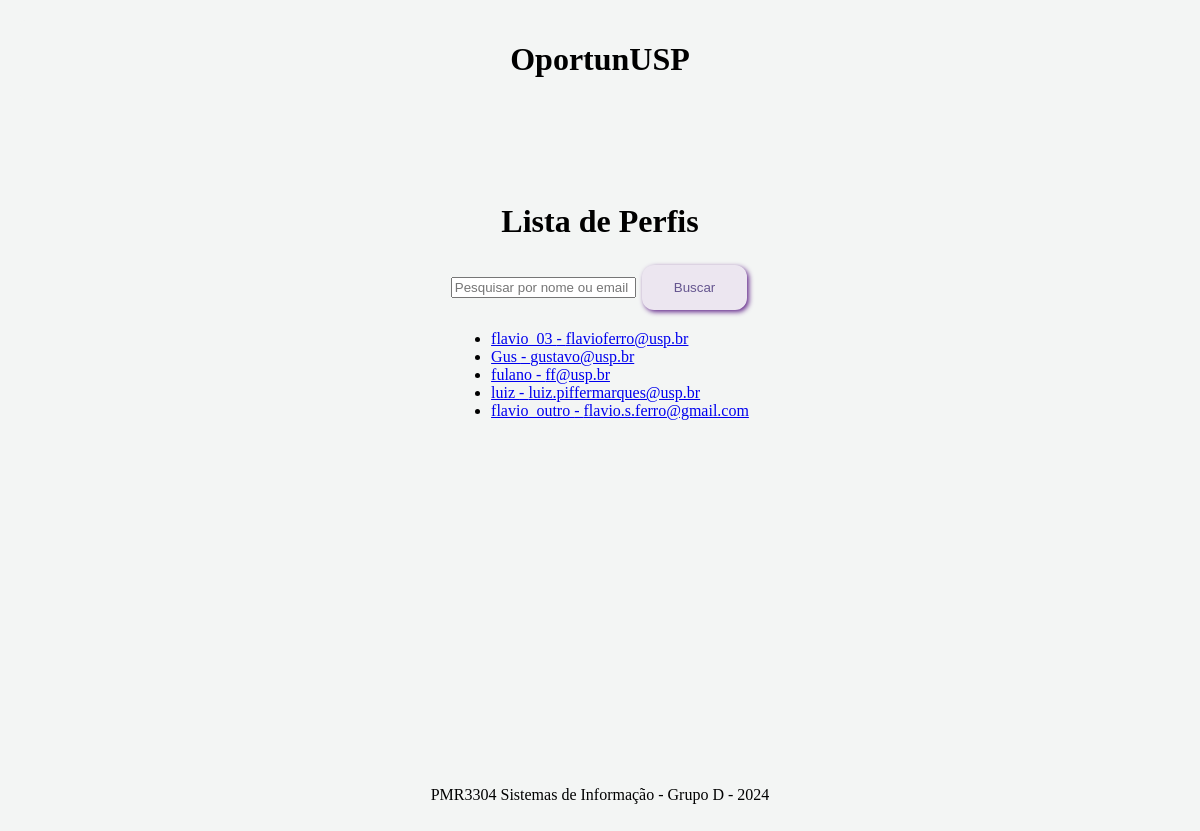
/oportunidades/profiles/, run on the app's committed database.
### oportunidades/models.py (models this page shows, shortened)
class Profile(models.Model):
    user = models.OneToOneField(User, on_delete=models.CASCADE, related_name='profile')
    description = models.TextField(blank=True, null=True)
    profile_pic = models.ImageField(upload_to='profile_pics/', default='profile_pics/default.jpg')

### oportunidades/views.py (the view)
# urls.py: path('profiles/', views.profile_list, name='profile_list'),
def profile_list(request):
    query = request.GET.get('q', '')  # Obtém o termo de busca da query string
    profiles = Profile.objects.filter(
        Q(user__username__icontains=query) | Q(user__email__icontains=query)
    ) if query else Profile.objects.all()
    return render(request, 'oportunidades/profile_list.html', {'profiles': profiles})

### oportunidades/templates/oportunidades/profile_list.html
{% extends 'base_generic.html' %}
{% block content %}
<h1>Lista de Perfis</h1>
<form method="GET" action="{% url 'profile_list' %}">
    <input type="text" name="q" placeholder="Pesquisar por nome ou email" value="{{ request.GET.q }}">
    <button type="submit">Buscar</button>
</form>
<ul>
    {% for profile in profiles %}
        <li>
            <a href="{% url 'profile_detail' profile.user.id %}">
                {{ profile.user.username }} - {{ profile.user.email }}
            </a>
        </li>
    {% endfor %}
</ul>
{% endblock %}

### oportunidades/static/style.css (style rules this page uses)
:root { --button-color:#ECE6F0; --button-hoverColor: #652a8c; --background-color: #F3F5F4; --header-color: #F3F5F4; --nav_color: #6e55a6 ; --content-color: #F3F5F4; --accent-color: #ffffff; --border-color: #00000015; --text-dark:#65558F; }
body { height: 100vh; display: flex; flex-direction: column; background-color: var(--background-color); align-items: center; flex-grow: 1; padding:1%; }
button { background-color: var(--button-color); border: none; color: white; padding: 15px 32px; text-align: center; margin: 4px 2px; border-radius: 12px; transition: background-color 0.3s ease; color: var(--text-dark); box-shadow: 2px 2px 5px var(--button-hoverColor); }

### data on the page
Profile: user.username "flavio_03", user.email "flavioferro@usp.br"
Profile: user.username "Gus", user.email "gustavo@usp.br"
Profile: user.username "fulano", user.email "ff@usp.br"
Profile: user.username "luiz", user.email "luiz.piffermarques@usp.br"
Profile: user.username "flavio_outro", user.email "flavio.s.ferro@gmail.com"
